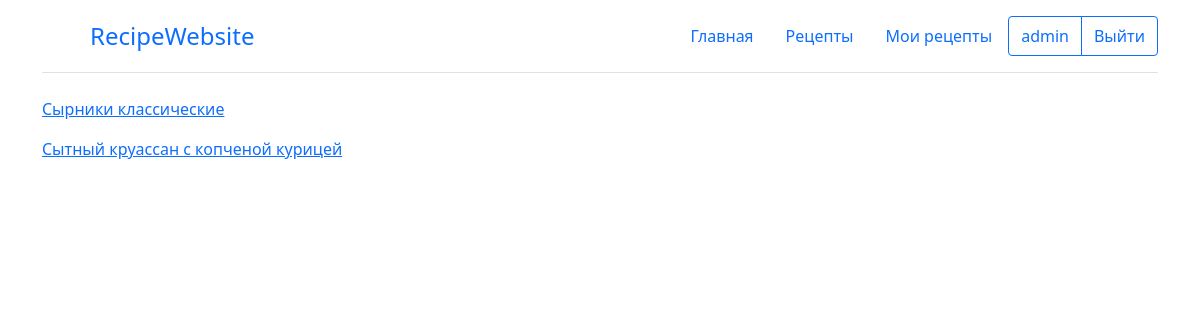
/recipes/ (signed in), run on the app's committed database.
### User/models.py (models this page shows)
class User(AbstractUser):
    phone_number = models.CharField(max_length=10, blank=True, null=True)

### Recipe/models.py (models this page shows)
class Recipe(models.Model):
    name = models.CharField(max_length=100)
    user = models.ForeignKey(user, on_delete=models.CASCADE)
    description = models.TextField()
    ingredients = models.ManyToManyField(Product, through="Ingredient")
    steps = models.TextField()
    def get_absolute_url(self):
        return reverse("recipe", kwargs={"recipe_id": self.pk})
    def __str__(self):
        return self.name

### Recipe/views.py (the view)
# urls.py: path('recipes/', views.all_recipes, name="all_recipes"),
def all_recipes(request):
    recipes = Recipe.objects.all()
    context = {
        "title": "Рецепты",
        "recipes": recipes
    }
    return render(request, "Recipe/all_recipes.html", context=context)

### templates/Recipe/all_recipes.html
{% extends "base.html" %}
{% load bootstrap5 %}
{% load static %}
{% block content %}
    <div class="container">
        {% for recipe in recipes %}
        <a href={{ recipe.get_absolute_url }}>
            <p>{{ recipe }}</p>
        </a>
        {% endfor %}
    </div>
{% endblock %}

### templates/includes/header.html (shortened to what this page needs)
{% load bootstrap5 %}
{% load static %}
<div class="container">
    <header class="d-flex flex-wrap justify-content-center py-3 mb-4 border-bottom">
      <a href={% url "index" %} class="d-flex align-items-center mb-3 mb-md-0 me-md-auto link-body-emphasis text-decoration-none">
        <svg class="bi me-2" width="40" height="32"><use xlink:href="#bootstrap"/></svg>
        <span class="fs-4">RecipeWebsite</span>
      </a>
      <ul class="nav nav-pills">
        <li class="nav-item"><a href= {% url "index" %} class="nav-link">Главная</a></li>
        <li class="nav-item"><a href={% url "all_recipes" %} class="nav-link">Рецепты</a></li>
        {% if user.is_authenticated %}
        <li class="nav-item"><a href={% url "my_recipe" %} class="nav-link">Мои рецепты</a></li>
        <div class="btn-group" role="group" aria-label="Basic outlined example">
            <button type="button" class="btn btn-outline-primary">
                <a class="text-decoration-none text-reset" href={% url "profile" %}>{{ user.username }}</a>
            </button>
            <button type="button" class="btn btn-outline-primary">
                <a class="text-decoration-none text-reset" href={% url "logout" %}>Выйти</a>
            </button>
        </div>
        {% endif %}
    </ul>
</header>
</div>

### data on the page
User: username "admin"
Recipe: name "Сырники классические"
Recipe: name "Сытный круассан с копченой курицей"
